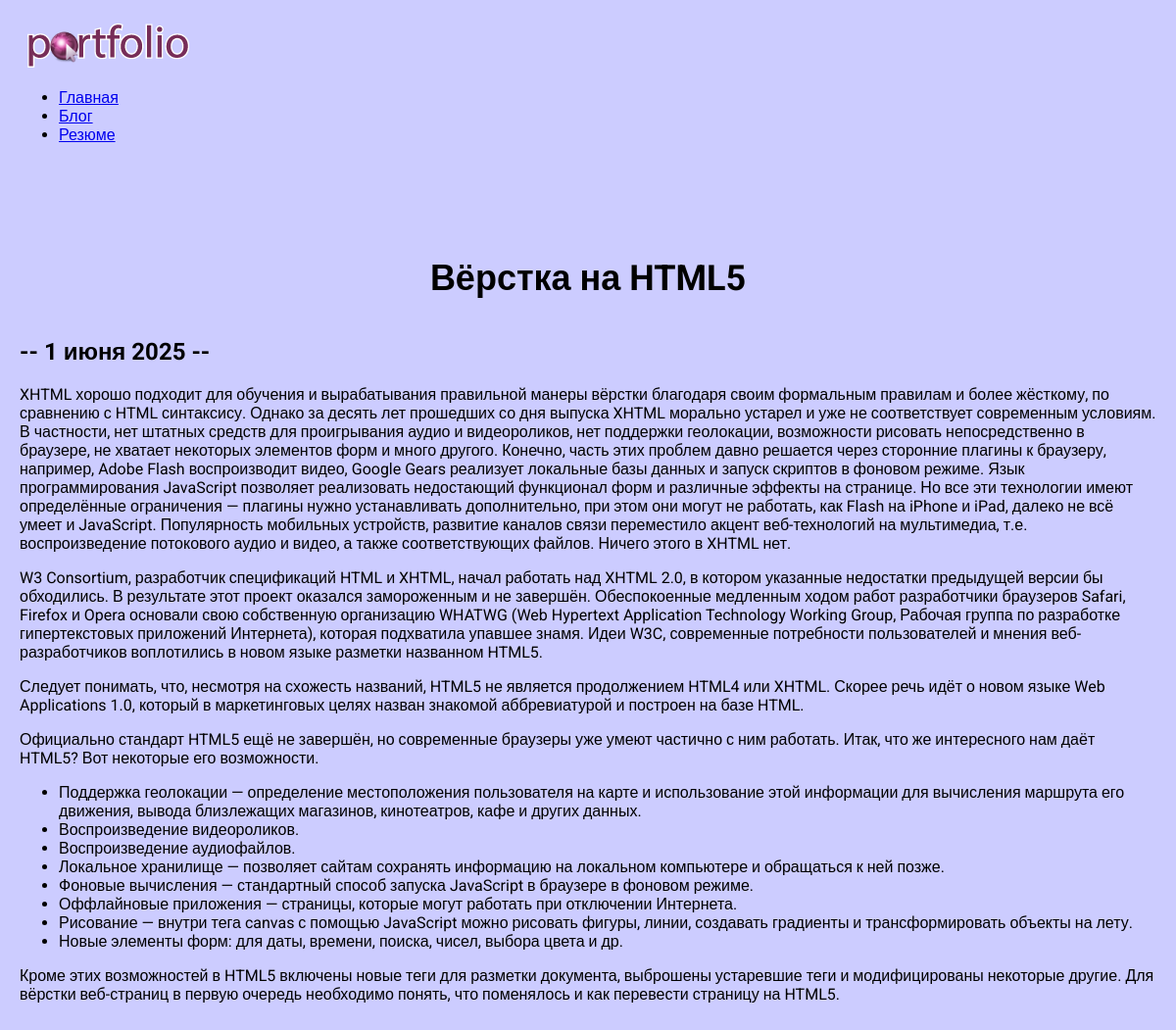
Page /blog/1/ on the committed database.
### blog/models.py (models this page shows, shortened)
class Blog(models.Model):
    title = models.CharField(max_length=200)
    description = models.TextField()
    date = models.DateField()

### blog/views.py (the view)
# urls.py: path("<int:blog_id>/", views.detail, name='detail'),
def detail(request, blog_id):
    blog = get_object_or_404(Blog, pk=blog_id)
    return render(request, 'blog/details.html', {'blog': blog})

### blog/templates/blog/details.html
{% extends 'skills/base.html' %}
{% block content %}
<div class="detail">
    <h1>{{ blog.title }}</h1>
    <h2>-- {{ blog.date|date:'j E Y' }} --</h2>
    {{ blog.description|safe }}
</div>
{% endblock %}

### skills/static/css/style.css (style rules this page uses)
body { font-family: 'Roboto', sans-serif; padding: 0; margin: 0; background: #CCCCFF; }
.content h1 { text-align: center; margin: 60px 0 40px; font-size: 36px; }

### rows in the picture
Blog: title "Вёрстка на HTML5", date "1 июня 2025", description "XHTML хорошо подходит для обучения и вырабатывания правильной манеры вёрстки благодаря своим формальным правилам и более жёсткому, по сравнению с HTML синтаксису. Однако за десять лет прошедших со дня выпуска XHTML морально устарел и уже не соответствует современным условиям. В частности, нет штатных средств для проигрывания аудио и видеороликов, нет поддержки геолокации, возможности рисовать непосредственно в браузере, не хватает некоторых элементов форм и много другого. Конечно, часть этих проблем давно решается через сторонние плагины к браузеру, например, Adobe Flash воспроизводит видео, Google Gears реализует локальные базы данных и запуск скриптов в фоновом режиме. Язык…"
